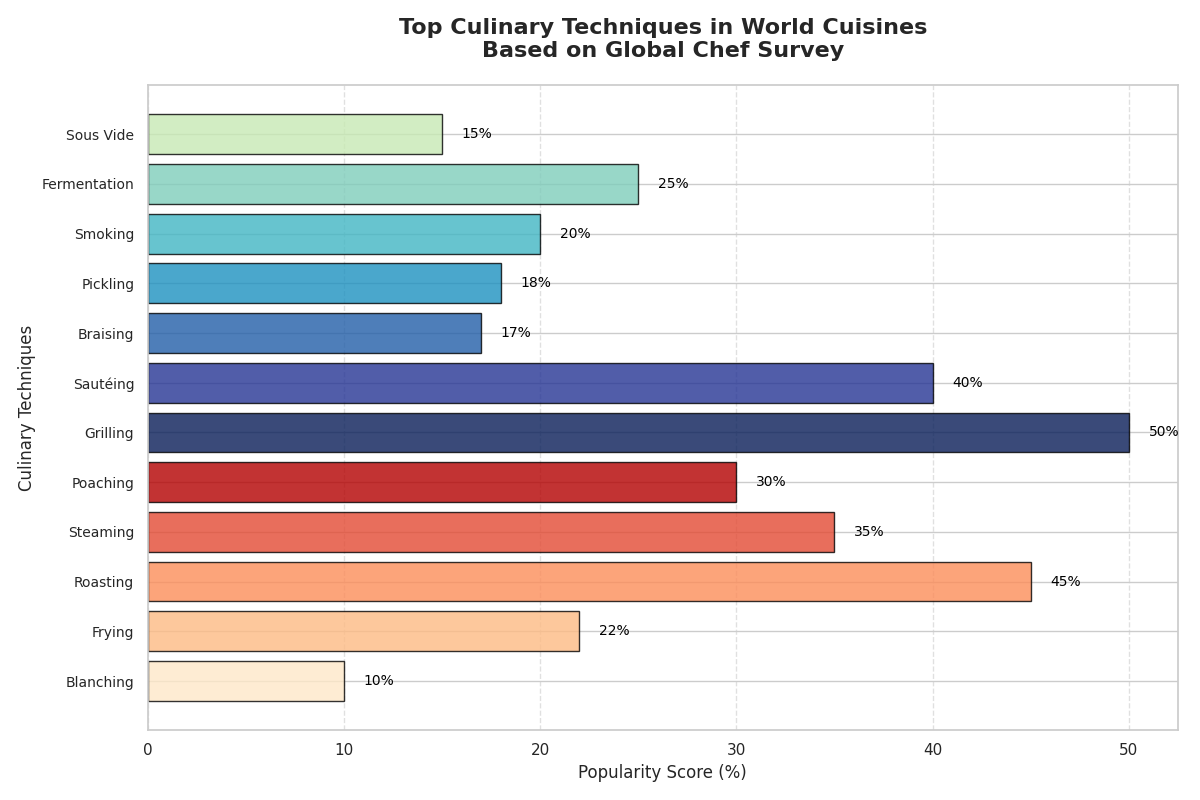

Write Python code to recreate this figure.
import matplotlib.pyplot as plt
import numpy as np

# Culinary techniques and their popularity scores
culinary_techniques = [
    "Sous Vide",
    "Fermentation",
    "Smoking",
    "Pickling",
    "Braising",
    "Sautéing",
    "Grilling",
    "Poaching",
    "Steaming",
    "Roasting",
    "Frying",
    "Blanching"
]

# Expanded popularity scores with made-up data
popularity_scores = [15, 25, 20, 18, 17, 40, 50, 30, 35, 45, 22, 10]

# Assigning colors for each bar
colors = ['#c7e9b4', '#7fcdbb', '#41b6c4', '#1d91c0', '#225ea8', 
          '#253494', '#081d58', '#b30000', '#e34a33', '#fc8d59',
          '#fdbb84', '#fee8c8']

# Plotting the horizontal bar chart
fig, ax = plt.subplots(figsize=(12, 8))
y_pos = np.arange(len(culinary_techniques))

# Create horizontal bars
ax.barh(y_pos, popularity_scores, color=colors, edgecolor='black', alpha=0.8)

# Set y-ticks with the culinary techniques
ax.set_yticks(y_pos)
ax.set_yticklabels(culinary_techniques, fontsize=10, fontweight='medium')
ax.invert_yaxis()  # Highest score on top

# Titles and labels
ax.set_title('Top Culinary Techniques in World Cuisines\nBased on Global Chef Survey', fontsize=16, fontweight='bold', pad=20)
ax.set_xlabel('Popularity Score (%)', fontsize=12)
ax.set_ylabel('Culinary Techniques', fontsize=12)

# Annotate each bar with the popularity score
for i in range(len(popularity_scores)):
    ax.text(popularity_scores[i] + 1, i, f'{popularity_scores[i]}%', 
            va='center', color='black', fontsize=10)

# Add grid lines for x-axis
ax.grid(axis='x', linestyle='--', alpha=0.6)

# Ensure layout is tight
plt.tight_layout()

# Display the plot
plt.show()
